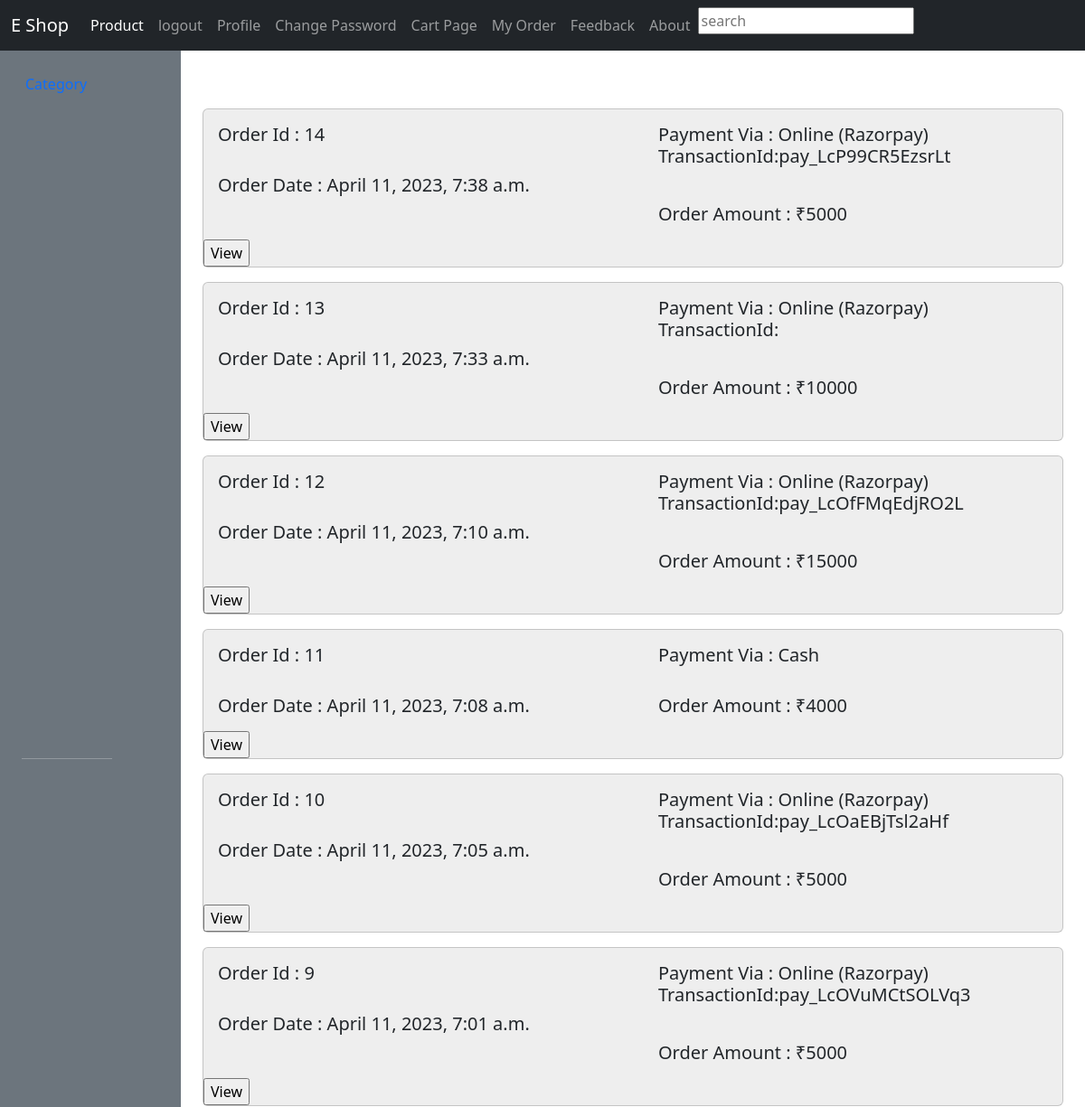
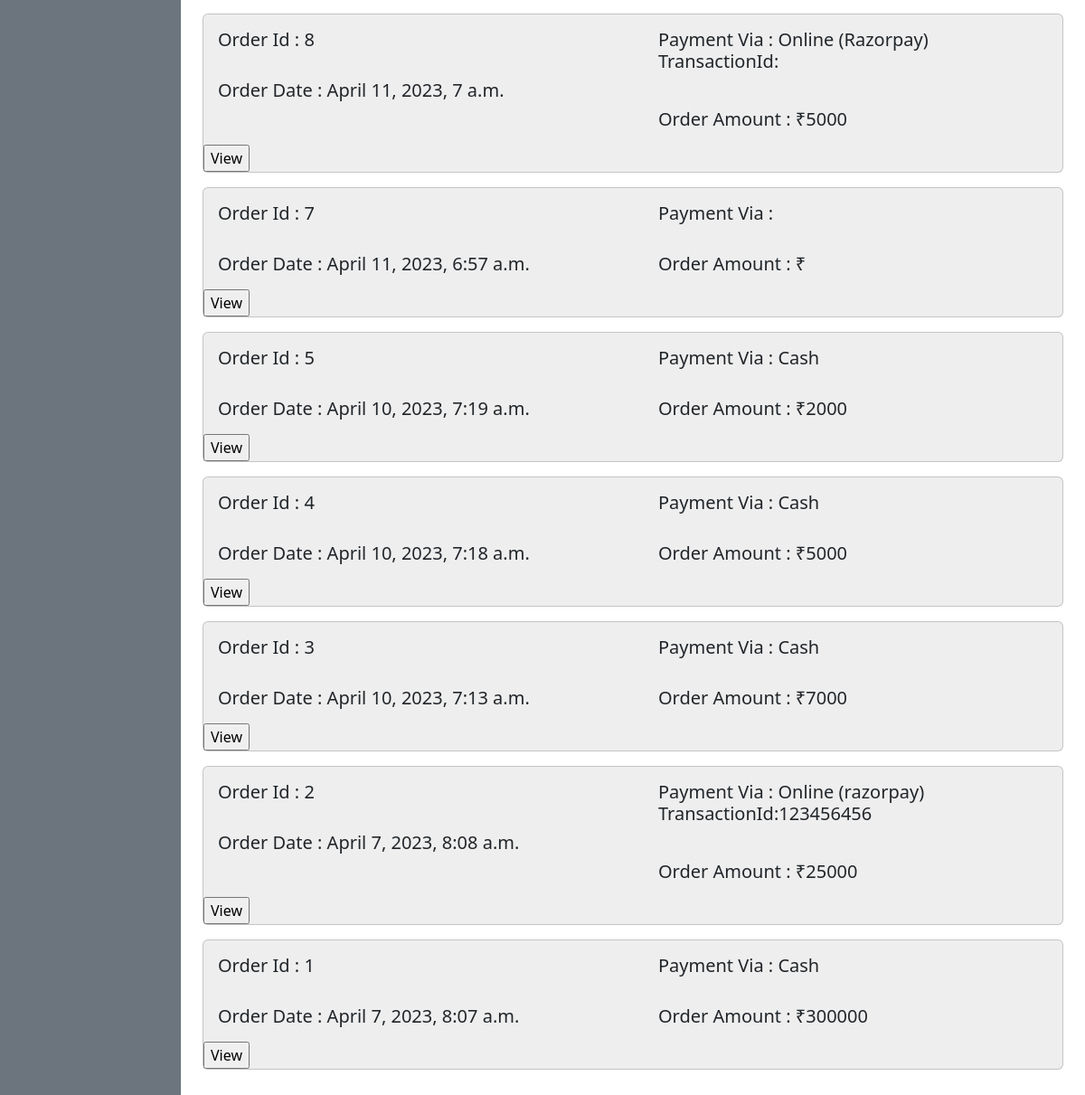
/my-order/ (signed in), run on the app's committed database (2 pictures, top to bottom).
### app1/models.py (models this page shows, shortened)
class Ordermodel(models.Model):
    userid=models.CharField(max_length=200)
    username=models.CharField(max_length=200)
    useremail=models.EmailField()
    usercontact=models.CharField(max_length=200)
    address=models.TextField()
    city=models.CharField(max_length=200)
    state=models.CharField(max_length=200)
    pincode=models.CharField(max_length=200)
    orderamount=models.CharField(max_length=200)
    paymentvia=models.CharField(max_length=200)
    paymentmethod=models.CharField(max_length=200)
    transactionid=models.TextField()
    orderdatetime=models.DateTimeField(auto_created=True,auto_now=True)

### app1/views.py (the view)
# urls.py: path('my-order/',myorder,name='myorder'),
def myorder(request):
    if 'user' in request.session:
        data=request.session['user']
        orderdata=Ordermodel.objects.filter(userid=request.session['userid']).order_by('-id')
        if request.POST:
            request.session['orderid']=request.POST['orderId']
            return redirect('myorderdetails')
        return render(request,'myorder.html',{'data':data,'orderdata':orderdata})
    else:
        return redirect('login')

### app1/templates/myorder.html (shortened to what this page needs)
{% extends 'base.html' %}
{% load static %}
{% block content %}
<div class="col py-3">
    <section>
        <div class="container py-5">
            {% for i in orderdata %}
            <form method="POST">
                <div class="card mb-3" style="background-color: #eee;">
                    <div class="row" >
                        <div class="col-md-6 col-lg-6 mb-6 mb-lg-6">
                            <div class="card-body">
                                <h5 class="mb-0" >Order Id : {{i.id}}</h5>
                            </div>
                            <div class="card-body" >
                                <h5 class="mb-0" >Order Date : {{i.orderdatetime}}</h5>
                            </div>
                        </div>
                        <div class="col-md-6 col-lg-6 mb-6 mb-lg-6">
                            <div class="card-body" >
                                <h5 class="mb-0" >Payment Via :
                                    {% if i.paymentvia == 'Online' %}
                                   {{i.paymentvia}} ({{i.paymentmethod}})
                                        <h5>TransactionId:{{i.transactionid}}</h5>
                                    {% else %}
                                    {{i.paymentvia}}
                                        {% endif %}
                                </h5>
                            </div>
                            <div class="card-body" >
                                <h5 class="mb-0" >Order Amount : ₹{{i.orderamount}}</h5>
                            </div>
                        </div>
                    </div>
                    <div class="form-group form-button">
                        <input type="submit"  class="form-submit"
                            value="View" />
                    </div>
                </div>
            </form>
            {% endfor %}
        </div>
    </section>
</div>
{% endblock %}

### data on the page
Ordermodel: id "14", orderdatetime "April 11, 2023, 7:38 a.m.", paymentvia "Online", paymentmethod "Razorpay", transactionid "pay_LcP99CR5EzsrLt", orderamount "5000"
Ordermodel: id "13", orderdatetime "April 11, 2023, 7:33 a.m.", paymentvia "Online", paymentmethod "Razorpay", orderamount "10000"
Ordermodel: id "12", orderdatetime "April 11, 2023, 7:10 a.m.", paymentvia "Online", paymentmethod "Razorpay", transactionid "pay_LcOfFMqEdjRO2L", orderamount "15000"
Ordermodel: id "11", orderdatetime "April 11, 2023, 7:08 a.m.", paymentvia "Cash", orderamount "4000"
Ordermodel: id "10", orderdatetime "April 11, 2023, 7:05 a.m.", paymentvia "Online", paymentmethod "Razorpay", transactionid "pay_LcOaEBjTsl2aHf", orderamount "5000"
Ordermodel: id "9", orderdatetime "April 11, 2023, 7:01 a.m.", paymentvia "Online", paymentmethod "Razorpay", transactionid "pay_LcOVuMCtSOLVq3", orderamount "5000"
Ordermodel: id "8", orderdatetime "April 11, 2023, 7 a.m.", paymentvia "Online", paymentmethod "Razorpay", orderamount "5000"
Ordermodel: id "7", orderdatetime "April 11, 2023, 6:57 a.m."
Ordermodel: id "5", orderdatetime "April 10, 2023, 7:19 a.m.", paymentvia "Cash", orderamount "2000"
Ordermodel: id "4", orderdatetime "April 10, 2023, 7:18 a.m.", paymentvia "Cash", orderamount "5000"
Ordermodel: id "3", orderdatetime "April 10, 2023, 7:13 a.m.", paymentvia "Cash", orderamount "7000"
Ordermodel: id "2", orderdatetime "April 7, 2023, 8:08 a.m.", paymentvia "Online", paymentmethod "razorpay", transactionid "123456456", orderamount "25000"
Ordermodel: id "1", orderdatetime "April 7, 2023, 8:07 a.m.", paymentvia "Cash", orderamount "300000"
